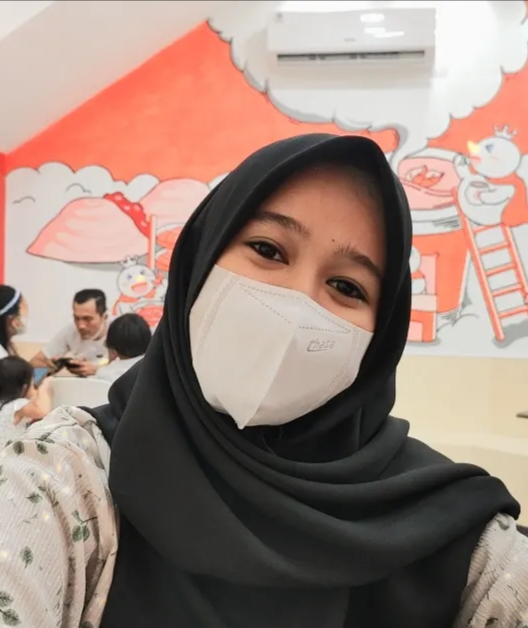
#> input picture enisaa.jpeg, 528 x 628 px
$ python 'metode histogram.py'
#> lines starting #> are read from the running program, lines starting #| are printed output that depends on the picture
import cv2
import numpy as np
from matplotlib import pyplot as plt

# membaca citra
img = cv2.imread('enisaa.jpeg',0)
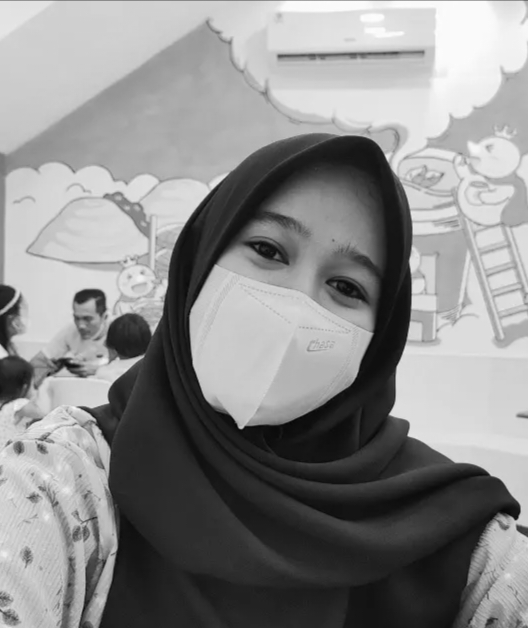
#> img: shape (628, 528); min 6, max 253, mean 139.2

# membuat histogram
hist,bins = np.histogram(img.flatten(),256,[0,256])
#> hist = 256 values, max 5536 at index 207, min 0 at index 0, mean 1295.2; bins = 257 values from 0 to 256

# menampilkan histogram
plt.hist(img.flatten(),256,[0,256], color = 'r')
plt.xlim([0,256])
plt.show()
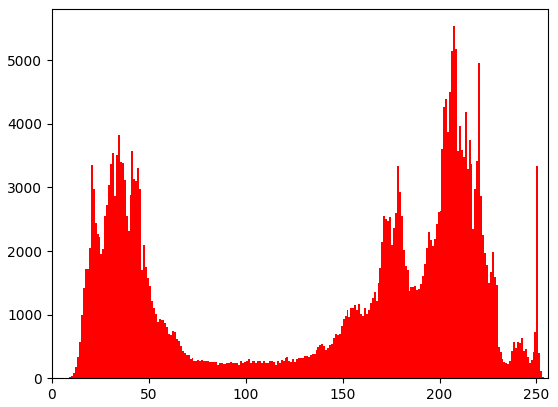
#> figure drawn by matplotlib, 1 panel; tallest bar 5536 high, from x = 207 to 208

$ run again, with enisa1.jpeg copied over enisaa.jpeg
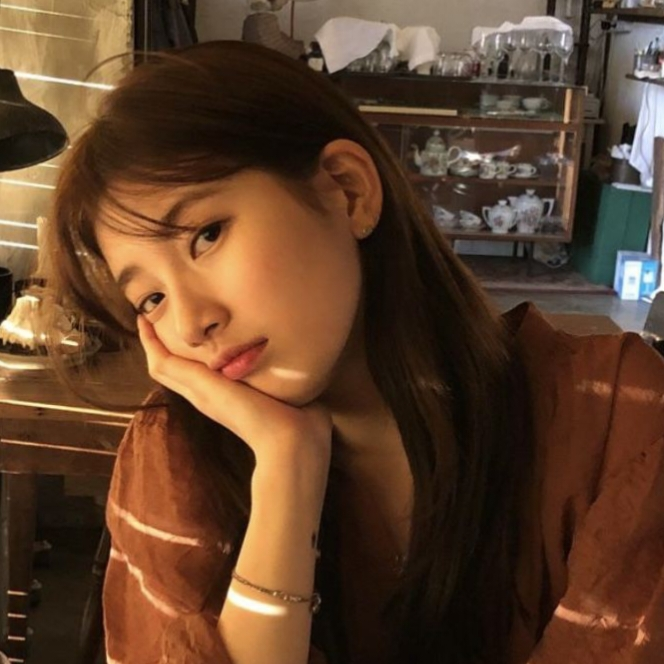
#> input picture enisa1.jpeg, 664 x 664 px
#> `img = cv2.imread('enisaa.jpeg',0)`:
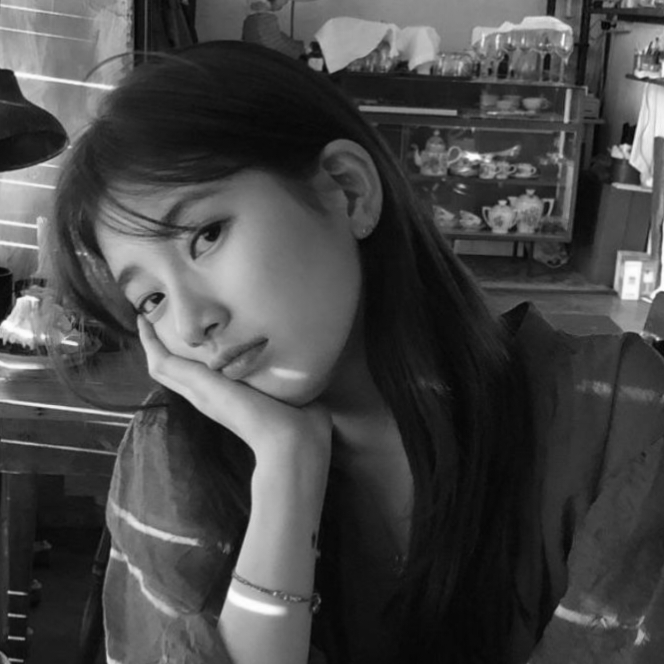
#> img: shape (664, 664); min 4, max 254, mean 71.2
#> hist = 256 values, max 7794 at index 13, min 0 at index 0, mean 1722.2; bins = 257 values from 0 to 256
#> `plt.show()`:
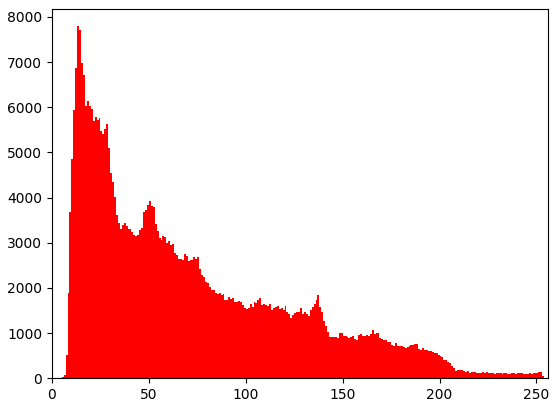
#> figure drawn by matplotlib, 1 panel; tallest bar 7794 high, from x = 13 to 14
